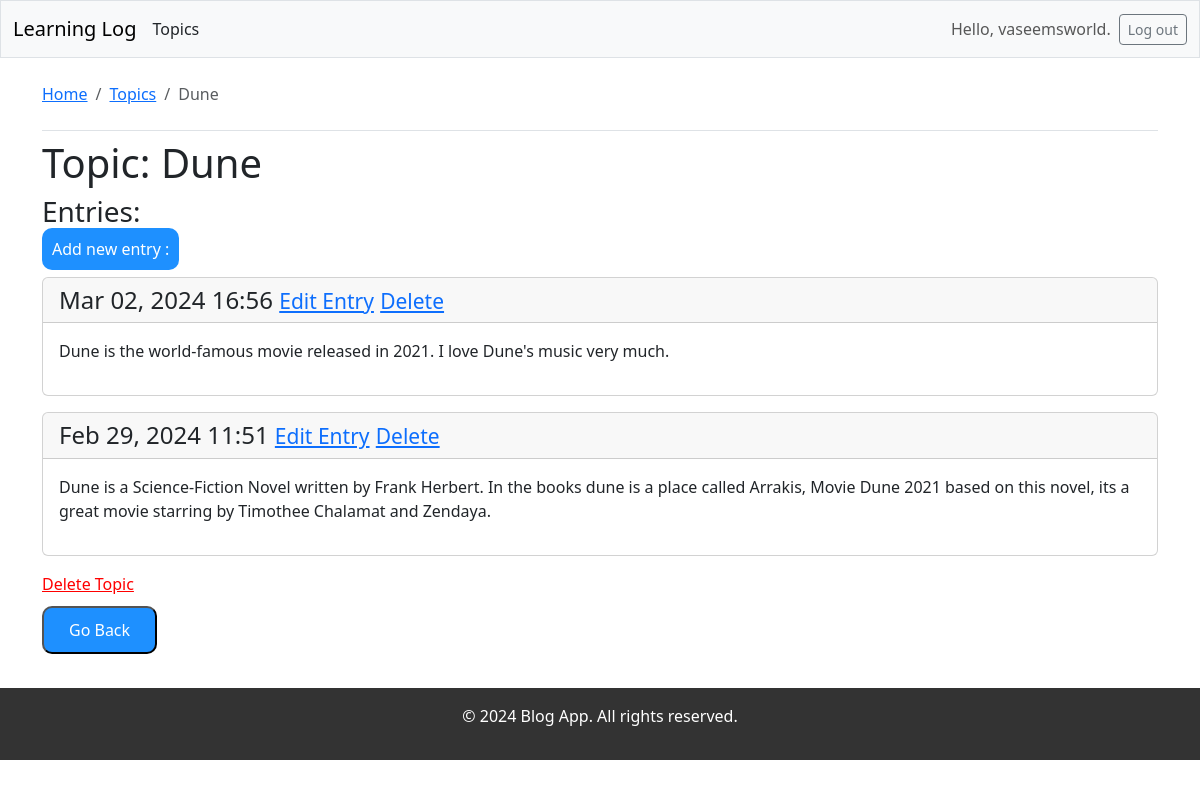
/topic/2/ (signed in), run on the app's committed database.
### learning_logs/models.py (models this page shows, shortened)
class Topic(models.Model):
    text = models.CharField(max_length=200)
    date_added = models.DateTimeField(auto_now_add=True)
    owner = models.ForeignKey(User,on_delete=models.CASCADE)

class Entry(models.Model):
    topic = models.ForeignKey(Topic,on_delete=models.CASCADE)
    text = models.TextField()
    date_added = models.DateTimeField(auto_now_add=True)
    class Meta:
        verbose_name_plural = 'entries'

### learning_logs/views.py (the view)
# urls.py: path('topic/<int:topic_id>/',views.topic,name='topic'),
@login_required
def topic(request,topic_id):
    topic = Topic.objects.get(id=topic_id)
    check_owner(request,topic)
    entries = topic.entry_set.order_by('-date_added')
    context = {'topic':topic,'entries':entries}
    return render(request,'learning_logs/topic.html',context)

### learning_logs/views.py (called while the page is built)
def check_owner(request,topic):
    if topic.owner != request.user:
        raise Http404

### learning_logs/templates/learning_logs/topic.html (shortened to what this page needs)
{% extends 'learning_logs/base.html' %}
{% load static %}
{% block page_header %}
<nav aria-label="breadcrumb">
    <ol class="breadcrumb">
        <li class="breadcrumb-item"><a href="/">Home</a></li>
        <li class="breadcrumb-item"><a href="{% url 'learning_logs:topics' %}">Topics</a></li>
        <li class="breadcrumb-item active" aria-current="page">{{ topic.text }}</li>
    </ol>
</nav>
{% endblock page_header %}
{% block content %}
<h1>Topic: {{ topic.text }}</h1>
<h3>Entries:</h3>
<p>
    <a class="newpost" href="{% url 'learning_logs:new_entry' topic.id %}">Add new entry : </a>
</p>
{% for entry in entries %}
<div class="card mb-3">
    <h4 class="card-header">
        {{ entry.date_added | date:'M d, Y H:i'}}
        <small><a href="{% url 'learning_logs:edit_entry' entry.id %}">Edit Entry</a></small>
        <small><a href="{% url 'learning_logs:delete_entry' entry.id %}">Delete</a></small>
    </h4>
    <div class="card-body">{{ entry.text | linebreaks }}</div>
</div>
{% empty %}
    <p>No entries added yet.</p>
{% endfor %}
<a class="deletepost" href="{% url 'learning_logs:delete_topic' topic.id %}">Delete Topic</a><br>
<button class="backbutton" onclick="goBack()">Go Back</button>
{% endblock content %}

### learning_logs/templates/learning_logs/base.html (shortened to what this page needs)
<!DOCTYPE html>
<html lang="en">
<head>
    {% load static %}
    <link rel="stylesheet" href="{% static 'learning_logs/styles.css' %}">
    {% load django_bootstrap5 %}
    {% bootstrap_css %}
<body>
<nav class="navbar navbar-expand-md navbar-light bg-light mb-4 border">
    <div class="container-fluid">
        <a class="navbar-brand" href="{% url 'learning_logs:index' %}">Learning Log</a>
        <a class="nav-link" href="{% url 'learning_logs:topics' %}">Topics</a>
        <div class="collapse navbar-collapse" id="navbarCollapse">
            <ul class="navbar-nav ms-auto mb-2 mb-md-0">
                {% if user.is_authenticated %}
                <li class="nav-item">
                    <span class="navbar-text me-2">Hello, {{ user.username }}.
                    </span></li>
                {% endif %}
            </ul>
            {% if user.is_authenticated %}
            <form action="{% url 'accounts:logout' %}" method='post'>
                <button name='submit' class='btn btn-outline-secondary btn-sm'>
                    Log out
                </button>
            </form>
            {% endif %}
        </div>
    </div>
</nav>
<main class="container">
    <div class="pb-2 mb-2 border-bottom">
        {% block page_header %}{% endblock page_header %}
    </div>
    <div>
        {% block content %} {% endblock content %}
    </div>
</main>
<br>
<footer>
    <p>&copy; 2024 Blog App. All rights reserved.</p>
</footer>
</body>
</html>

### learning_logs/static/learning_logs/styles.css (style rules this page uses)
.newpost { text-decoration: none; border-radius:10px; color: white; background-color: #1e90ff; margin: 10px 0px; padding: 10px; }
.backbutton { text-decoration: none; border-radius: 10px; color: white; background-color: #1e90ff; margin: 10px 0px; padding: 10px 25px; }
.deletepost { color: red; }
footer { background-color: #333; color: #fff; text-align: center; padding: 1em; }

### data on the page
Topic: text "Dune"
Entry: date_added "Mar 02, 2024 16:56", text "Dune is the world-famous movie released in 2021. I love Dune's music very much."
Entry: date_added "Feb 29, 2024 11:51", text "Dune is a Science-Fiction Novel written by Frank Herbert. In the books dune is a place called Arrakis, Movie Dune 2021 based on this novel, its a great movie starring by Timothee Chalamat and Zendaya."

### other printed values
{{ user.username }} "vaseemsworld"
